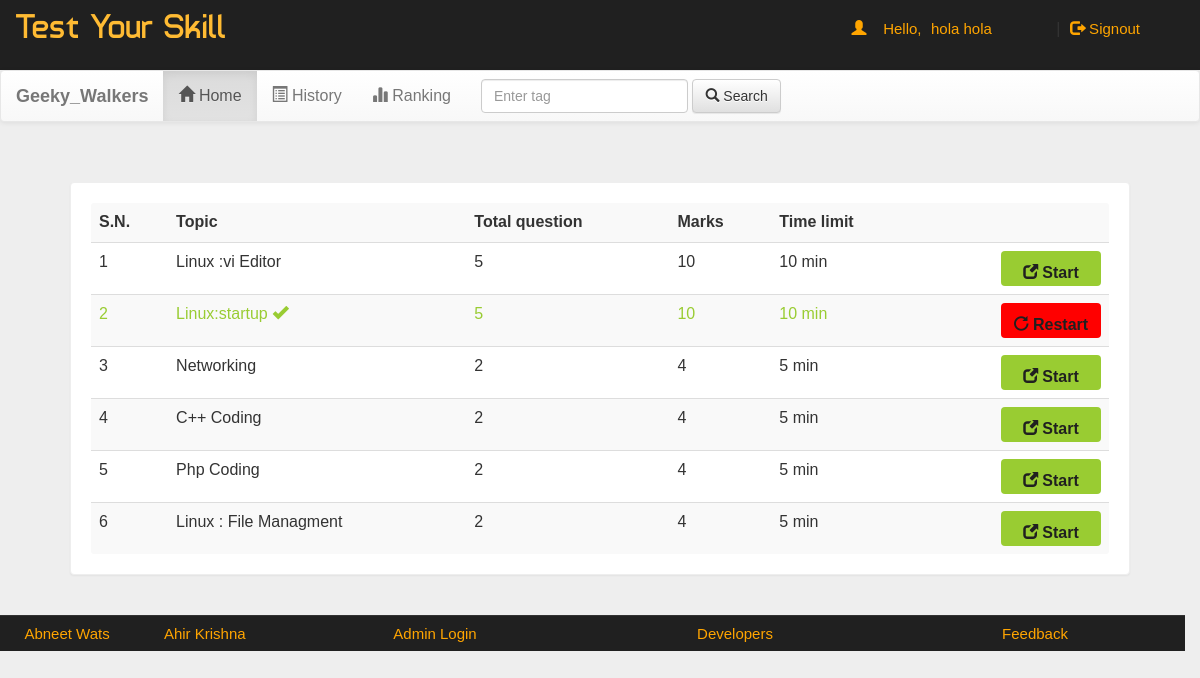
/account.php?q=1 (signed in), run on the app's committed database.
### tables this page shows
CREATE TABLE `quiz` (
  `eid` text NOT NULL,
  `title` varchar(100) NOT NULL,
  `sahi` int(11) NOT NULL,
  `wrong` int(11) NOT NULL,
  `total` int(11) NOT NULL,
  `time` bigint(20) NOT NULL,
  `intro` text NOT NULL,
  `tag` varchar(100) NOT NULL,
  `date` timestamp NOT NULL DEFAULT CURRENT_TIMESTAMP ON UPDATE CURRENT_TIMESTAMP
);

### account.php (the view, shortened to what this page needs)
<!DOCTYPE html PUBLIC "-//W3C//DTD XHTML 1.0 Transitional//EN" "http://www.w3.org/TR/xhtml1/DTD/xhtml1-transitional.dtd">
<html xmlns="http://www.w3.org/1999/xhtml">
<head>
<link  rel="stylesheet" href="css/bootstrap.min.css"/>
 <link  rel="stylesheet" href="css/bootstrap-theme.min.css"/>
 <link rel="stylesheet" href="css/main.css">
 <link  rel="stylesheet" href="css/font.css">
</head>
<body>
<div class="header">
<div class="row">
<div class="col-lg-6">
<span class="logo">Test Your Skill</span></div>
<div class="col-md-4 col-md-offset-2">
 <?php
 include_once 'dbConnection.php';
  if(!(isset($_SESSION['email']))){
header("location:index.php");
}
else
{
$name = $_SESSION['name'];
$email=$_SESSION['email'];
echo '<span class="pull-right top title1" ><span class="log1"><span class="glyphicon glyphicon-user" aria-hidden="true"></span>&nbsp;&nbsp;&nbsp;&nbsp;Hello,</span> <a href="account.php?q=1" class="log log1">'.$name.'</a>&nbsp;|&nbsp;<a href="logout.php?q=account.php" class="log"><span class="glyphicon glyphicon-log-out" aria-hidden="true"></span>&nbsp;Signout</button></a></span>';
}?>
</div>
</div></div>
<div class="bg">
<nav class="navbar navbar-default title1">
  <div class="container-fluid">
    <div class="navbar-header">
      <a class="navbar-brand" href="#"><b>Geeky_Walkers</b></a>
    </div>
    <div class="collapse navbar-collapse" id="bs-example-navbar-collapse-1">
      <ul class="nav navbar-nav">
        <li <?php if(@$_GET['q']==1) echo'class="active"'; ?> ><a href="account.php?q=1"><span class="glyphicon glyphicon-home" aria-hidden="true"></span>&nbsp;Home<span class="sr-only">(current)</span></a></li>
        <li <?php if(@$_GET['q']==2) echo'class="active"'; ?>><a href="account.php?q=2"><span class="glyphicon glyphicon-list-alt" aria-hidden="true"></span>&nbsp;History</a></li>
		<li <?php if(@$_GET['q']==3) echo'class="active"'; ?>><a href="account.php?q=3"><span class="glyphicon glyphicon-stats" aria-hidden="true"></span>&nbsp;Ranking</a></li></ul>
            <form class="navbar-form navbar-left" role="search">
        <div class="form-group">
          <input type="text" class="form-control" placeholder="Enter tag ">
        </div>
        <button type="submit" class="btn btn-default"><span class="glyphicon glyphicon-search" aria-hidden="true"></span>&nbsp;Search</button>
      </form>
      </div>
  </div>
</nav>
<div class="container">
<div class="row">
<div class="col-md-12">
<?php if(@$_GET['q']==1) {
$result = mysqli_query($con,"SELECT * FROM quiz ORDER BY date DESC") or die('Error');
echo  '<div class="panel"><table class="table table-striped title1">
<tr><td><b>S.N.</b></td><td><b>Topic</b></td><td><b>Total question</b></td><td><b>Marks</b></td><td><b>Time limit</b></td><td></td></tr>';
$c=1;
while($row = mysqli_fetch_array($result)) {
	$title = $row['title'];
	$total = $row['total'];
	$sahi = $row['sahi'];
    $time = $row['time'];
	$eid = $row['eid'];
$q12=mysqli_query($con,"SELECT score FROM history WHERE eid='$eid' AND email='$email'" )or die('Error98');
$rowcount=mysqli_num_rows($q12);
if($rowcount == 0){
	echo '<tr><td>'.$c++.'</td><td>'.$title.'</td><td>'.$total.'</td><td>'.$sahi*$total.'</td><td>'.$time.'&nbsp;min</td>
	<td><b><a href="account.php?q=quiz&step=2&eid='.$eid.'&n=1&t='.$total.'" class="pull-right btn sub1" style="margin:0px;background:#99cc32"><span class="glyphicon glyphicon-new-window" aria-hidden="true"></span>&nbsp;<span class="title1"><b>Start</b></span></a></b></td></tr>';
}
else
{
echo '<tr style="color:#99cc32"><td>'.$c++.'</td><td>'.$title.'&nbsp;<span title="This quiz is already solve by you" class="glyphicon glyphicon-ok" aria-hidden="true"></span></td><td>'.$total.'</td><td>'.$sahi*$total.'</td><td>'.$time.'&nbsp;min</td>
	<td><b><a href="update.php?q=quizre&step=25&eid='.$eid.'&n=1&t='.$total.'" class="pull-right btn sub1" style="margin:0px;background:red"><span class="glyphicon glyphicon-repeat" aria-hidden="true"></span>&nbsp;<span class="title1"><b>Restart</b></span></a></b></td></tr>';
}
}
echo '</table></div>';
}?>
</div></div></div></div>
<div class="row footer">
<div class="col-md-3 box">
  <a href="https://www.linkedin.com/in/abneet-wats-11359848/" target="_blank">Abneet Wats</a>
  <a href="https://www.linkedin.com/in/krishna-ahir-865161186/" target="_blank">Ahir Krishna</a>
</div>
<div class="col-md-3 box">
<a href="#" data-toggle="modal" data-target="#login">Admin Login</a></div>
<div class="col-md-3 box">
<a href="#" data-toggle="modal" data-target="#developers">Developers</a>
</div>
<div class="col-md-3 box">
<a href="feedback.php" target="_blank">Feedback</a></div></div>
</body>
</html>

### css/main.css (style rules this page uses)
body { overflow-x:hidden; width:100%; font: 15px "Century Gothic", "Times Roman", sans-serif; background:#eee; background-attachment:fixed; }
.bg { min-height:540px; }
.panel { border-color:#eee; margin:40px; padding:20px; font: 15px "Century Gothic", "Times Roman", sans-serif; }
.header { background:#202020; height:70px; }
.logo { font-family:'typo'; font-size:35px; color:#ffbb33; margin:15px; }
.title1 { font: 16px "Century Gothic", "Times Roman", sans-serif; }
.sub1 { width:90px; color:#202020; background:orange; font-size:15px; height:35px; margin:20px; padding:10px; width:100px; }
.footer { font-size:15px; text-align:center; border-top:1px solid; border-color:#323232; background-color:#202020; position:relative; bottom: auto; width:100%; }
.footer a { margin:25px; color:orange; text-decoration:none; font: 15px "Century Gothic", "Times Roman", sans-serif; }
.box { padding:9px; }
.top { margin-top:20px; }
.log1 { font: 15px 'Ubuntu', sans-serif; color:orange; margin-left:10px; }
.log { margin:10px; margin-right:60px; margin-left:5px; color:orange; text-decoration:none; font-size:20px; font-size:15px; }

### data on the page
quiz: title "Linux :vi Editor", total "5", $sahi*$total "10", time "10"
quiz: title "Linux:startup", total "5", $sahi*$total "10", time "10"
quiz: title "Networking", total "2", $sahi*$total "4", time "5"
quiz: title "C++ Coding", total "2", $sahi*$total "4", time "5"
quiz: title "Php Coding", total "2", $sahi*$total "4", time "5"
quiz: title "Linux : File Managment", total "2", $sahi*$total "4", time "5"

### other printed values
$name "hola hola"
